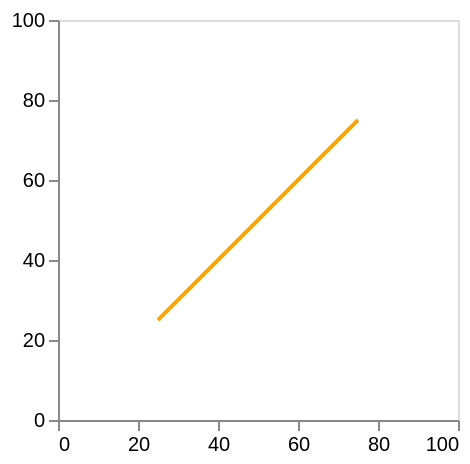

Write a Vega-Lite specification for this figure.
### Vega specification from a JSON file in a GitHub repository (floating-point values rounded to 4 significant figures)
{"$schema": "https://vega.github.io/schema/vega/v5.json", "description": "A scatterplot showing horsepower and miles per gallons for various cars.", "background": "white", "padding": 5, "width": 200, "height": 200, "style": "cell", "data": [{"name": "source_0", "values": [{}]}], "signals": [{"name": "x", "value": 25, "bind": {"input": "range", "min": 1, "max": 100, "step": 1}}, {"name": "x2", "value": 75, "bind": {"input": "range", "min": 1, "max": 100, "step": 1}}, {"name": "y", "value": 25, "bind": {"input": "range", "min": 1, "max": 100, "step": 1}}, {"name": "y2", "value": 75, "bind": {"input": "range", "min": 1, "max": 100, "step": 1}}, {"name": "strokeWidth", "value": 2, "bind": {"input": "range", "min": 0, "max": 10, "step": 0.5}}, {"name": "strokeCap", "value": "butt", "bind": {"input": "select", "options": ["butt", "round", "square"]}}, {"name": "strokeDash", "value": [1, 0], "bind": {"input": "select", "options": [[1, 0], [8, 8], [8, 4], [4, 4], [4, 2], [2, 1], [1, 1]]}}], "marks": [{"name": "marks", "type": "rule", "style": ["rule"], "from": {"data": "source_0"}, "encode": {"update": {"strokeCap": {"signal": "strokeCap"}, "strokeWidth": {"signal": "strokeWidth"}, "strokeDash": {"signal": "strokeDash"}, "stroke": {"value": "orange"}, "x": {"scale": "x", "signal": "x"}, "x2": {"scale": "x", "signal": "x2"}, "y": {"scale": "y", "signal": "y"}, "y2": {"scale": "y", "signal": "y2"}}}}], "scales": [{"name": "x", "type": "linear", "domain": [0, 100], "range": [0, {"signal": "width"}], "zero": true}, {"name": "y", "type": "linear", "domain": [0, 100], "range": [{"signal": "height"}, 0], "zero": true}], "axes": [{"scale": "x", "orient": "bottom", "grid": false, "labelFlush": true, "labelOverlap": true, "tickCount": {"signal": "ceil(width/40)"}, "zindex": 0}, {"scale": "y", "orient": "left", "grid": false, "labelOverlap": true, "tickCount": {"signal": "ceil(height/40)"}, "zindex": 0}]}
